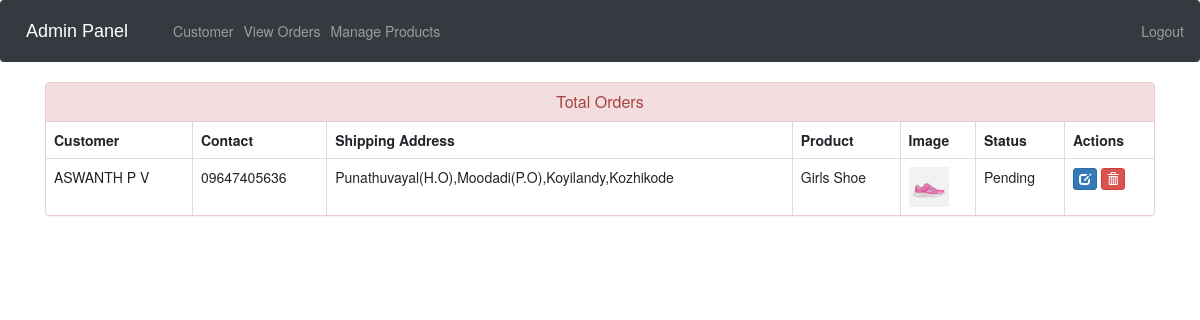
/admin-view-booking (signed in), run on an earlier commit of the app's database.
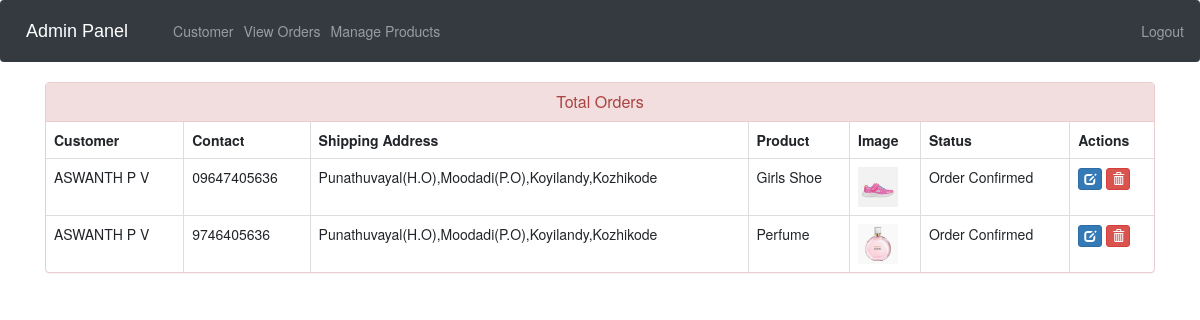
And on a later commit of the database.
### ecom/models.py (models this page shows, shortened)
class Customer(models.Model):
    user=models.OneToOneField(User,on_delete=models.CASCADE)
    profile_pic= models.ImageField(upload_to='profile_pic/CustomerProfilePic/',null=True,blank=True)
    address = models.CharField(max_length=40)
    mobile = models.CharField(max_length=20,null=False)
    @property
    def get_name(self):
        return self.user.first_name+" "+self.user.last_name

class Orders(models.Model):
    STATUS =(
        ('Pending','Pending'),
        ('Order Confirmed','Order Confirmed'),
        ('Out for Delivery','Out for Delivery'),
        ('Delivered','Delivered'),
    )
    customer=models.ForeignKey('Customer', on_delete=models.CASCADE,null=True)
    product=models.ForeignKey('Product',on_delete=models.CASCADE,null=True)
    email = models.CharField(max_length=50,null=True)
    address = models.CharField(max_length=500,null=True)
    mobile = models.CharField(max_length=20,null=True)
    order_date= models.DateField(auto_now_add=True,null=True)
    status=models.CharField(max_length=50,null=True,choices=STATUS)

class Product(models.Model):
    name=models.CharField(max_length=40)
    product_image= models.ImageField(upload_to='product_image/',null=True,blank=True)
    price = models.PositiveIntegerField()
    description=models.CharField(max_length=40)

### ecom/views.py (the view)
# urls.py: path('admin-view-booking', views.admin_view_booking_view,name='admin-view-booking'),
@login_required(login_url='adminlogin')
def admin_view_booking_view(request):
    orders=models.Orders.objects.all()
    ordered_products=[]
    ordered_bys=[]
    for order in orders:
        ordered_product=models.Product.objects.all().filter(id=order.product.id)
        ordered_by=models.Customer.objects.all().filter(id = order.customer.id)
        ordered_products.append(ordered_product)
        ordered_bys.append(ordered_by)
    return render(request,'ecom/admin_view_booking.html',{'data':zip(ordered_products,ordered_bys,orders)})

### templates/ecom/admin_view_booking.html (shortened to what this page needs)
{% extends 'ecom/admin_base.html' %}
{% load static %}
{% block content %}
<head>
  <link href="//netdna.bootstrapcdn.com/bootstrap/3.0.0/css/bootstrap.min.css" rel="stylesheet" id="bootstrap-css">
</head>
<div class="container">
  <div class="panel panel-danger">
    <div class="panel-heading">
      <h6 class="panel-title">Total Orders</h6>
    </div>
    <table class="table table-hover table-bordered" id="dev-table">
      <thead>
        <tr>
          <th>Customer</th>
          <th>Contact</th>
          <th>Shipping Address</th>
          <th>Product</th>
          <th>Image</th>
          <th>Status</th>
          <th>Actions</th>
        </tr>
      </thead>
      {% for product,customer,order in data %}
      <tr>
        {% for c in customer %}
        <td> {{c.get_name}}</td>
        <td>{{c.mobile}}</td>
        <td>{{order.address}}</td>
        {% endfor %}
        {% for p in product %}
        <td> {{p.name}}</td>
        <td> <img src="{% static p.product_image.url %}" alt="Profile Pic" height="40px" width="40px" /></td>
        <td>{{order.status}}</td>
        <td><a class="btn btn-primary btn-xs" href="{% url 'update-order' order.id  %}"><span class="glyphicon glyphicon-edit"></span></a>
        <a class="btn btn-danger btn-xs" href="{% url 'delete-order' order.id  %}"><span class="glyphicon glyphicon-trash"></span></a></td>
        {% endfor %}
      </tr>
      {% endfor %}
    </table>
  </div>
</div>
{% endblock content %}

What changed in the data, as far as the page shows it:
changed Orders (number 1 of 2 on the later page): status "Pending" → "Order Confirmed"
added Orders: address "Punathuvayal(H.O),Moodadi(P.O),Koyilandy,Kozhikode", status "Order Confirmed"
added Customer: get_name "ASWANTH P V", mobile "9746405636"
now on this page (row unchanged): Product: name "Perfume", product_image (picture)
